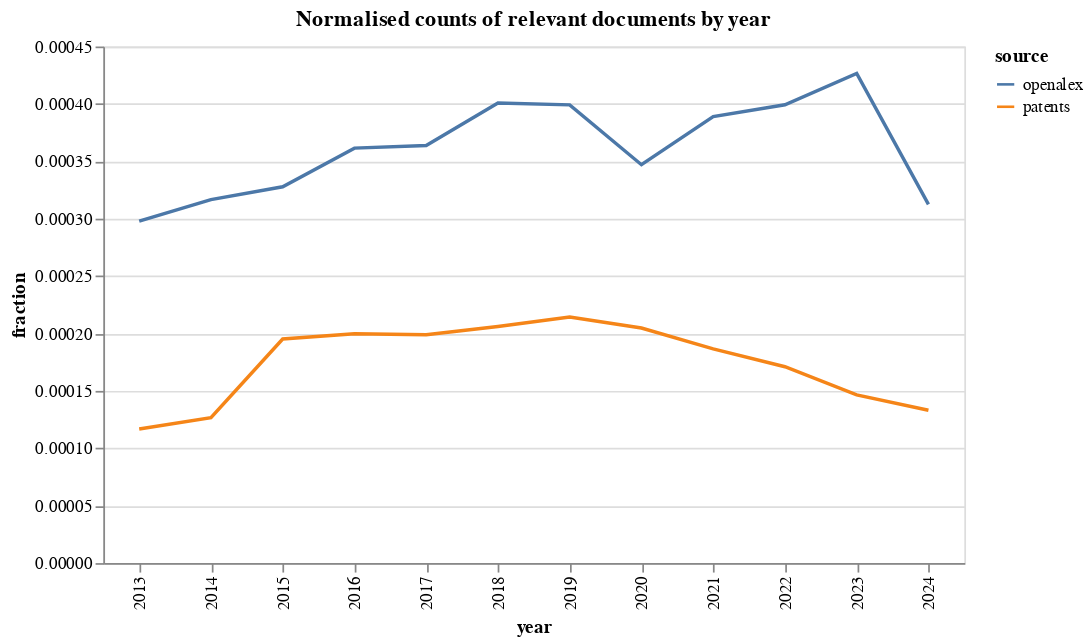

The notebook cell this image was saved under:
### Code cell
fig = (
    alt.Chart(
        (
            counts_normalised_df
        ),
        width=500)
    .mark_line()
    .encode(
        x='year:O',
        y='fraction:Q',
        color='source'
    )
    .properties(
        title='Normalised counts of relevant documents by year'
    )
)

fig

### Figure 1 — Vega-Lite specification as saved in the notebook (floating-point values rounded to 4 significant figures)
{"config": {"view": {"continuousWidth": 400, "continuousHeight": 300}}, "data": {"name": "data-b79af452f09e439aa2a39205755d857c"}, "mark": "line", "encoding": {"color": {"field": "source", "type": "nominal"}, "x": {"field": "year", "type": "ordinal"}, "y": {"field": "fraction", "type": "quantitative"}}, "title": "Normalised counts of relevant documents by year", "width": 500, "$schema": "https://vega.github.io/schema/vega-lite/v4.17.0.json", "datasets": {"data-b79af452f09e439aa2a39205755d857c": [{"source": "openalex", "year": 2013, "counts": 2707, "total_counts": 9089417, "fraction": 0.0002978, "fraction_2013": 0.0002978, "normalised_fraction": 1.0}, {"source": "openalex", "year": 2014, "counts": 2995, "total_counts": 9457707, "fraction": 0.0003167, "fraction_2013": 0.0002978, "normalised_fraction": 1.063}, {"source": "openalex", "year": 2015, "counts": 3151, "total_counts": 9612238, "fraction": 0.0003278, "fraction_2013": 0.0002978, "normalised_fraction": 1.101}, {"source": "openalex", "year": 2016, "counts": 3560, "total_counts": 9848839, "fraction": 0.0003615, "fraction_2013": 0.0002978, "normalised_fraction": 1.214}, {"source": "openalex", "year": 2017, "counts": 3532, "total_counts": 9708717, "fraction": 0.0003638, "fraction_2013": 0.0002978, "normalised_fraction": 1.222}, {"source": "openalex", "year": 2018, "counts": 3874, "total_counts": 9665665, "fraction": 0.0004008, "fraction_2013": 0.0002978, "normalised_fraction": 1.346}, {"source": "openalex", "year": 2019, "counts": 3946, "total_counts": 9885874, "fraction": 0.0003992, "fraction_2013": 0.0002978, "normalised_fraction": 1.34}, {"source": "openalex", "year": 2020, "counts": 3623, "total_counts": 10440194, "fraction": 0.000347, "fraction_2013": 0.0002978, "normalised_fraction": 1.165}, {"source": "openalex", "year": 2021, "counts": 3673, "total_counts": 9442062, "fraction": 0.000389, "fraction_2013": 0.0002978, "normalised_fraction": 1.306}, {"source": "openalex", "year": 2022, "counts": 3561, "total_counts": 8920054, "fraction": 0.0003992, "fraction_2013": 0.0002978, "normalised_fraction": 1.34}, {"source": "openalex", "year": 2023, "counts": 3770, "total_counts": 8837335, "fraction": 0.0004266, "fraction_2013": 0.0002978, "normalised_fraction": 1.432}, {"source": "openalex", "year": 2024, "counts": 356, "total_counts": 1139314, "fraction": 0.0003125, "fraction_2013": 0.0002978, "normalised_fraction": 1.049}, {"source": "patents", "year": 2013, "counts": 499, "total_counts": 4271238, "fraction": 0.0001168, "fraction_2013": 0.0001168, "normalised_fraction": 1.0}, {"source": "patents", "year": 2014, "counts": 565, "total_counts": 4459288, "fraction": 0.0001267, "fraction_2013": 0.0001168, "normalised_fraction": 1.085}, {"source": "patents", "year": 2015, "counts": 948, "total_counts": 4856237, "fraction": 0.0001952, "fraction_2013": 0.0001168, "normalised_fraction": 1.671}, {"source": "patents", "year": 2016, "counts": 1029, "total_counts": 5152383, "fraction": 0.0001997, "fraction_2013": 0.0001168, "normalised_fraction": 1.709}, {"source": "patents", "year": 2017, "counts": 1107, "total_counts": 5566320, "fraction": 0.0001989, "fraction_2013": 0.0001168, "normalised_fraction": 1.702}, {"source": "patents", "year": 2018, "counts": 1298, "total_counts": 6297186, "fraction": 0.0002061, "fraction_2013": 0.0001168, "normalised_fraction": 1.764}, {"source": "patents", "year": 2019, "counts": 1387, "total_counts": 6472541, "fraction": 0.0002143, "fraction_2013": 0.0001168, "normalised_fraction": 1.834}, {"source": "patents", "year": 2020, "counts": 1502, "total_counts": 7336249, "fraction": 0.0002047, "fraction_2013": 0.0001168, "normalised_fraction": 1.752}, {"source": "patents", "year": 2021, "counts": 1578, "total_counts": 8455856, "fraction": 0.0001866, "fraction_2013": 0.0001168, "normalised_fraction": 1.597}, {"source": "patents", "year": 2022, "counts": 1389, "total_counts": 8122074, "fraction": 0.000171, "fraction_2013": 0.0001168, "normalised_fraction": 1.464}, {"source": "patents", "year": 2023, "counts": 1096, "total_counts": 7477636, "fraction": 0.0001466, "fraction_2013": 0.0001168, "normalised_fraction": 1.255}, {"source": "patents", "year": 2024, "counts": 88, "total_counts": 660824, "fraction": 0.0001332, "fraction_2013": 0.0001168, "normalised_fraction": 1.14}]}}
